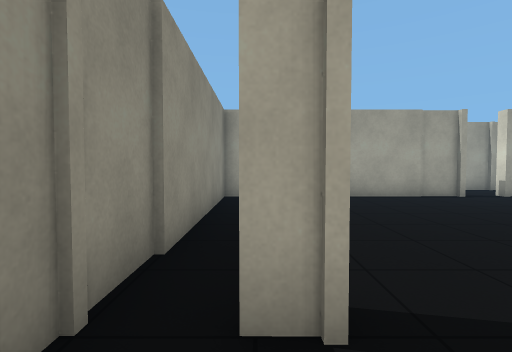
[1] (above)

24 first-person views from a walk through a robot-simulator world made for Gazebo. The camera is 0.94 m above the floor, tilts 2° down and sees 85° across. The lines on the ground mark 1 m squares. The floor is counted in squares, 1 m on a side. Each view is taken from the middle of a square. On the plan, view 1 faces up. The plan holds only what a view shows up to about 11 squares ahead; the rest is blank. The place goes on beyond the plan. The robots in the file are not drawn. Simple shapes stand in for some stock models.

[2]
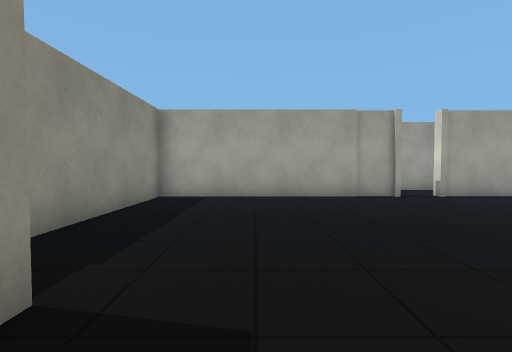

[3]
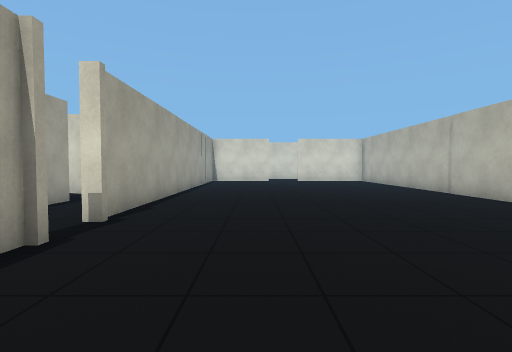

[4]
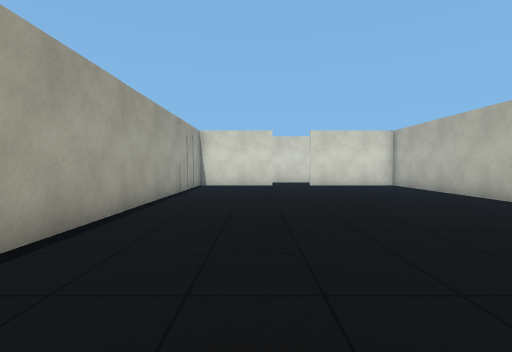

[5]
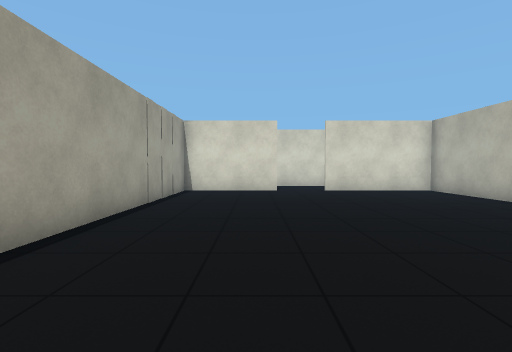

[6]
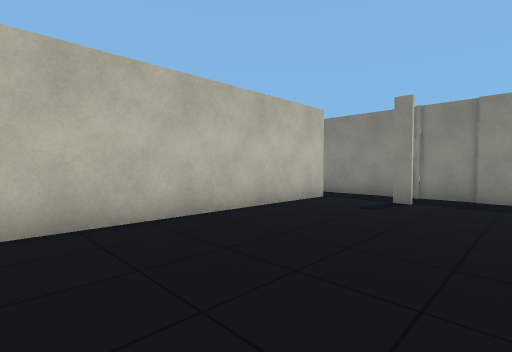

[7]
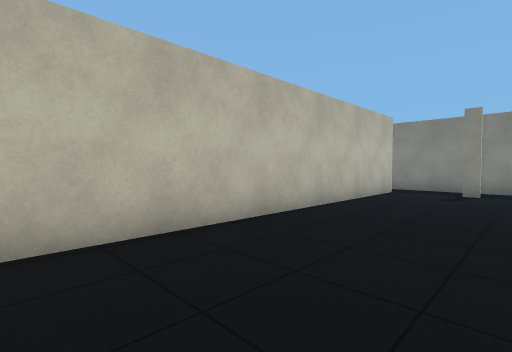

[8]
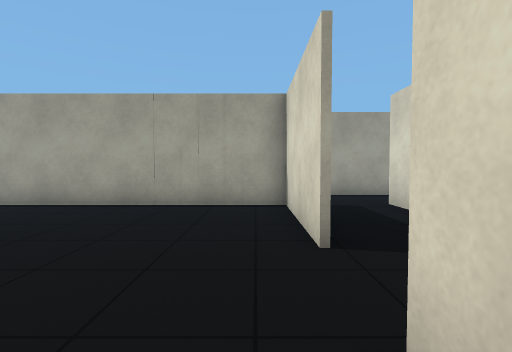

[9]
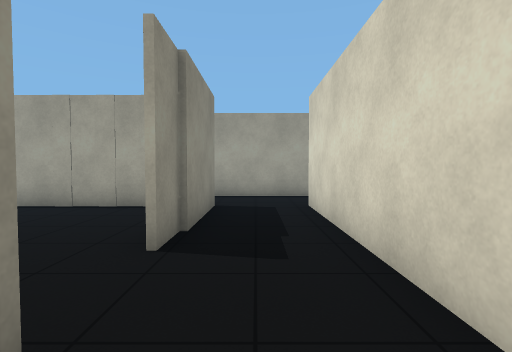

[10]
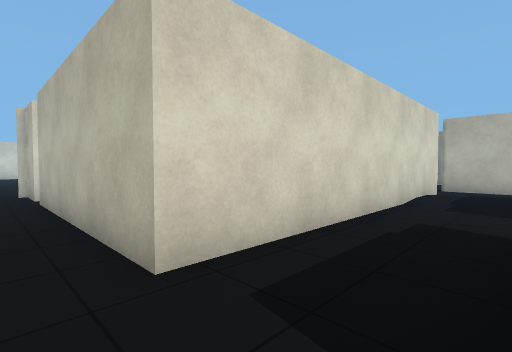

[11]
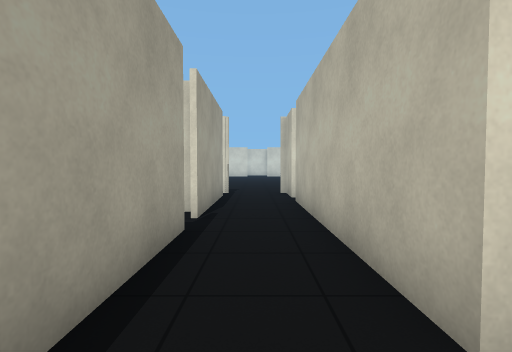

[12]
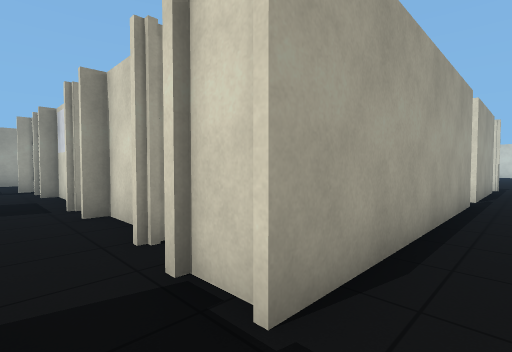

[13]
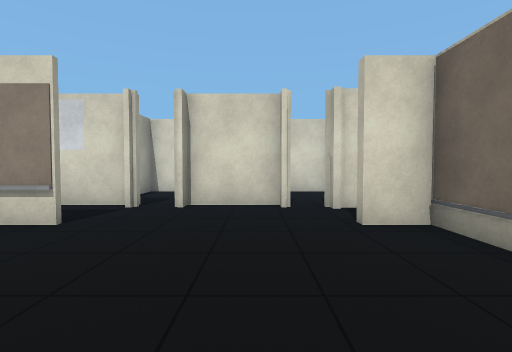

[14]
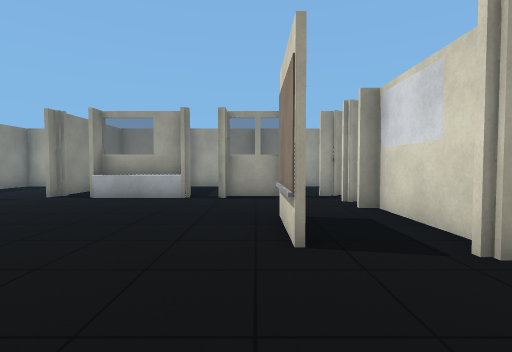

[15]
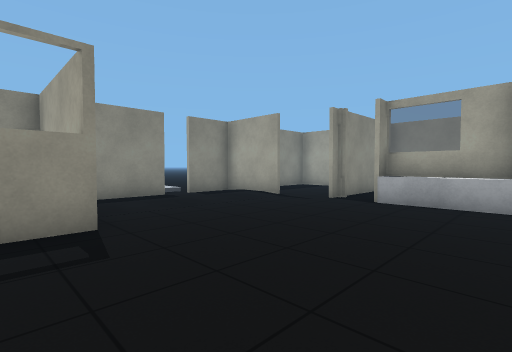

[16]
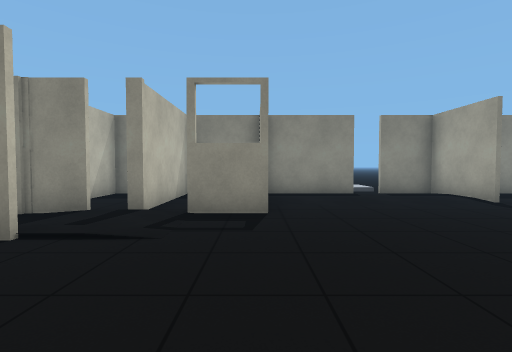

[17]
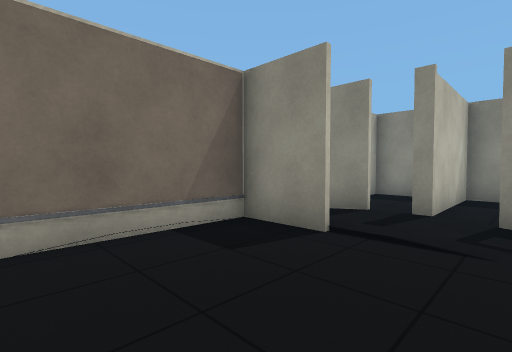

[18]
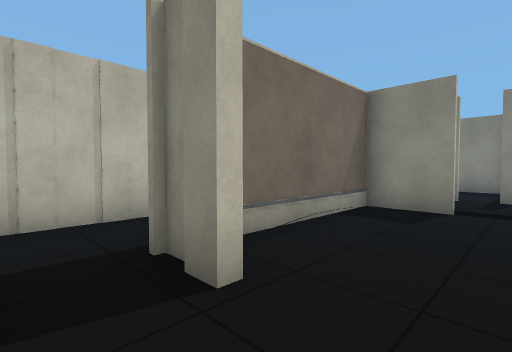

[19]
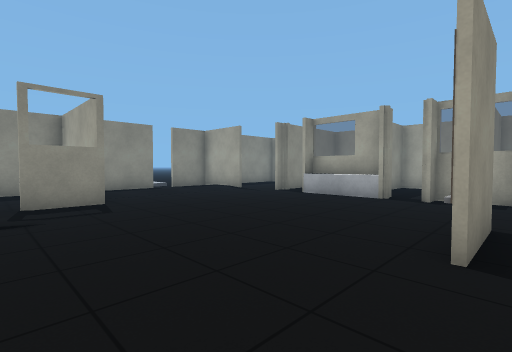

[20]
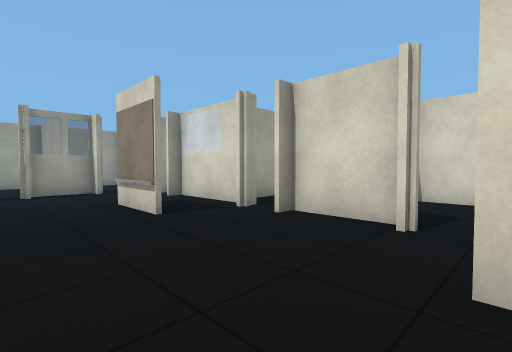

[21]
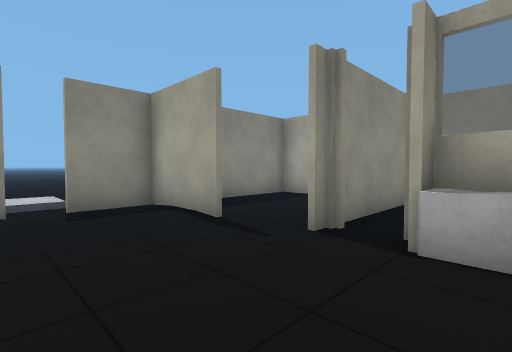

[22]
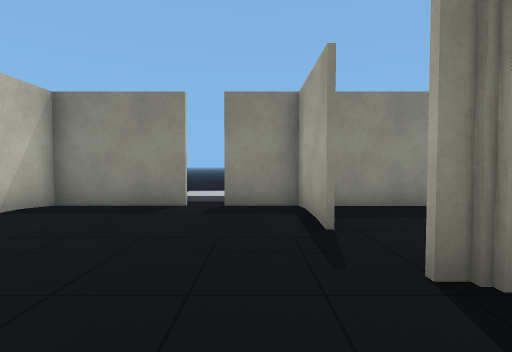

[23]
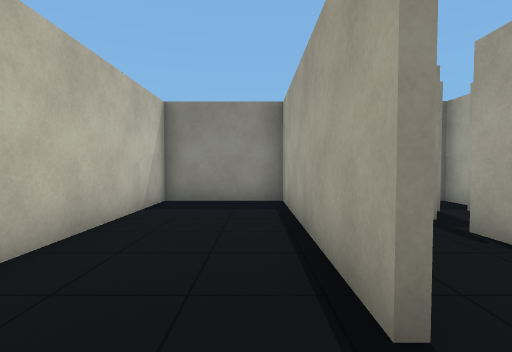

[24]
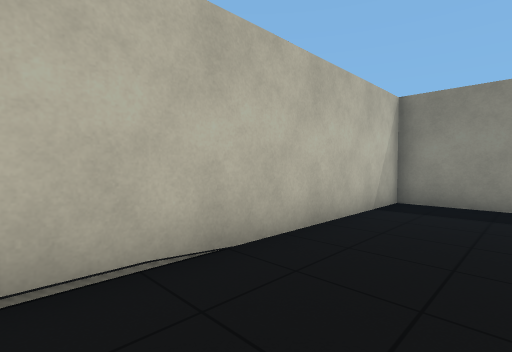

### Floor plan
Key: @ floor where view 1 was taken; # wall or solid block; x gap in a wall; . floor; T thing the floor can be seen under or through; B grey box.
Columns run from 1 left of view 1 to 33 right of it. Each row starts with its distance up from view 1.
 25        #... #     #
 24        #....#.  ..#
 23        #....#x##xx#xx#
 22        ###...........
 21 ....   #  ...........#
 20 ....  ..  ...........#
 19       B#  .........#.#
 18        #  .........#.####
 17        #  .........#.x..#
 16        #####.........x.
 15        #####.........#
 14        ##### ........#  #
 13        #.... ........x..###
 12        #...#.#.....TT#..#
 11        #####.#####TTT#############.
 10         ....      .................
  9 ########.##############.#######.##.
  8 #.....................#.#........
  7 #.....................#.#........
  6 #.....................#.#........
  5 #.......................#########
  4 #.......................#
  3 #.....................#.#
  2 ##....................#.#
  1 #.....................# #
  0 #@....................# #
 -1 #.#####################.#
 -2 #                     ###

Where each view was taken, in squares from view 1:
view 1: 0 up, 0 right, facing up
view 2: 0 up, 2 right, facing up
view 3: 6 up, 3 right, facing right
view 4: 6 up, 7 right, facing right
view 5: 6 up, 10 right, facing right
view 6: 4 up, 8 right, facing down-left
view 7: 3 up, 11 right, facing down-left
view 8: 2 up, 20 right, facing up
view 9: 2 up, 22 right, facing up
view 10: 10 up, 21 right, facing down-right
view 11: 10 up, 22 right, facing right
view 12: 10 up, 18 right, facing up-right
view 13: 14 up, 13 right, facing right
view 14: 14 up, 17 right, facing up
view 15: 15 up, 15 right, facing up-left
view 16: 16 up, 16 right, facing left
view 17: 15 up, 16 right, facing down-left
view 18: 14 up, 19 right, facing down-left
view 19: 14 up, 18 right, facing up-left
view 20: 12 up, 15 right, facing up-right
view 21: 19 up, 13 right, facing up-left
view 22: 21 up, 13 right, facing left
view 23: 8 up, 31 right, facing left
view 24: 8 up, 31 right, facing down-left
